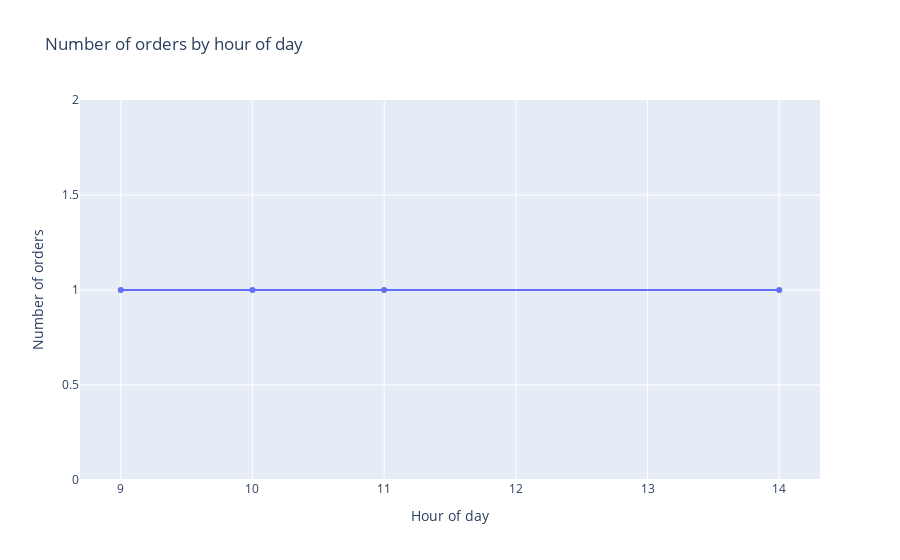

The notebook cell saved with this chart:
### Code cell
orders_by_hour = (
    df.groupby("hour", dropna=False)
      .agg(n_orders=("order_id", "count"))
      .reset_index()
      .sort_values("hour")
)

orders_by_hour
fig = px.line(orders_by_hour, x="hour", y="n_orders", markers=True,title="Number of orders by hour of day"
)

fig.update_layout(title={"x": 0.05})
fig.update_xaxes(title_text="Hour of day")
fig.update_yaxes(title_text="Number of orders")

save_fig(fig, FIGS / "orders_by_hour.png")
fig

### Figure 1 — Plotly figure (JSON) as saved in the notebook; plotly's stock layout.template omitted (floating-point values rounded to 4 significant figures)
{"data": [{"hovertemplate": "hour=%{x}<br>n_orders=%{y}<extra></extra>", "legendgroup": "", "line": {"color": "#636efa", "dash": "solid"}, "marker": {"symbol": "circle"}, "mode": "lines+markers", "name": "", "orientation": "v", "showlegend": false, "type": "scatter", "x": [9.0, 10.0, 11.0, 14.0, NaN], "xaxis": "x", "y": [1, 1, 1, 1, 1], "yaxis": "y"}], "layout": {"legend": {"tracegroupgap": 0}, "title": {"text": "Number of orders by hour of day", "x": 0.05}, "xaxis": {"anchor": "y", "domain": [0, 1], "title": {"text": "Hour of day"}}, "yaxis": {"anchor": "x", "domain": [0, 1], "title": {"text": "Number of orders"}}}}
